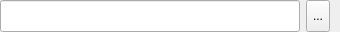
<?xml version="1.0" encoding="UTF-8"?>
<ui version="4.0">
 <class>ChooseFile</class>
 <widget class="QWidget" name="ChooseFile">
  <property name="geometry">
   <rect>
    <x>0</x>
    <y>0</y>
    <width>340</width>
    <height>32</height>
   </rect>
  </property>
  <property name="sizePolicy">
   <sizepolicy hsizetype="Expanding" vsizetype="Expanding">
    <horstretch>0</horstretch>
    <verstretch>0</verstretch>
   </sizepolicy>
  </property>
  <property name="minimumSize">
   <size>
    <width>0</width>
    <height>0</height>
   </size>
  </property>
  <property name="maximumSize">
   <size>
    <width>16777215</width>
    <height>16777215</height>
   </size>
  </property>
  <property name="windowTitle">
   <string>Form</string>
  </property>
  <layout class="QHBoxLayout" name="horizontalLayout_2">
   <property name="margin">
    <number>0</number>
   </property>
   <item>
    <layout class="QHBoxLayout" name="horizontalLayout">
     <item>
      <widget class="QLineEdit" name="file">
       <property name="sizePolicy">
        <sizepolicy hsizetype="Expanding" vsizetype="Expanding">
         <horstretch>0</horstretch>
         <verstretch>0</verstretch>
        </sizepolicy>
       </property>
       <property name="minimumSize">
        <size>
         <width>300</width>
         <height>28</height>
        </size>
       </property>
       <property name="maximumSize">
        <size>
         <width>400</width>
         <height>16777215</height>
        </size>
       </property>
      </widget>
     </item>
     <item>
      <widget class="QToolButton" name="chooseBtn">
       <property name="sizePolicy">
        <sizepolicy hsizetype="Fixed" vsizetype="Expanding">
         <horstretch>0</horstretch>
         <verstretch>0</verstretch>
        </sizepolicy>
       </property>
       <property name="toolTip">
        <string>Выбрать файл</string>
       </property>
       <property name="text">
        <string>...</string>
       </property>
      </widget>
     </item>
     <item>
      <spacer name="horizontalSpacer">
       <property name="orientation">
        <enum>Qt::Horizontal</enum>
       </property>
       <property name="sizeHint" stdset="0">
        <size>
         <width>40</width>
         <height>20</height>
        </size>
       </property>
      </spacer>
     </item>
    </layout>
   </item>
  </layout>
 </widget>
 <resources/>
 <connections/>
</ui>
